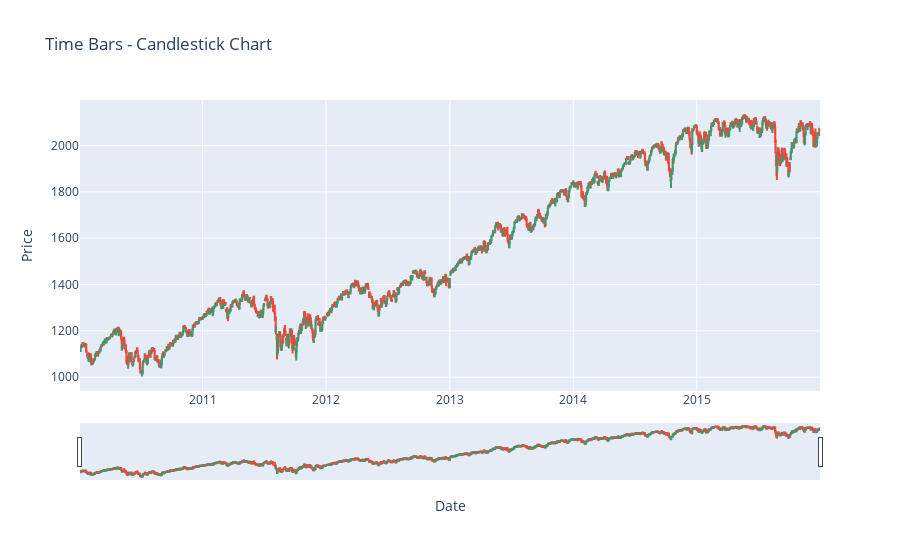

Notebook source saved alongside this figure:
### Code cell
# Plotly plot with controls
import plotly.graph_objects as go

fig = go.Figure(data=[go.Candlestick(x=time_bars[:].index,
                open=time_bars['open'],
                high=time_bars['high'],
                low=time_bars['low'],
                close=time_bars['close'])])
fig.update_layout(title='Time Bars - Candlestick Chart', xaxis_title='Date', yaxis_title='Price')
fig.show()

### Figure 1 — Plotly figure (JSON) as saved in the notebook; plotly's stock layout.template omitted (floating-point values rounded to 4 significant figures; data arrays with more than 128 entries replaced by an {"elided": "..."} marker saying what was removed)
{"data": [{"close": {"elided": "1862 float values"}, "high": {"elided": "1862 float values"}, "low": {"elided": "1862 float values"}, "open": {"elided": "1862 float values"}, "type": "candlestick", "x": {"elided": "1862 str values"}}], "layout": {"title": {"text": "Time Bars - Candlestick Chart"}, "xaxis": {"title": {"text": "Date"}}, "yaxis": {"title": {"text": "Price"}}}}
